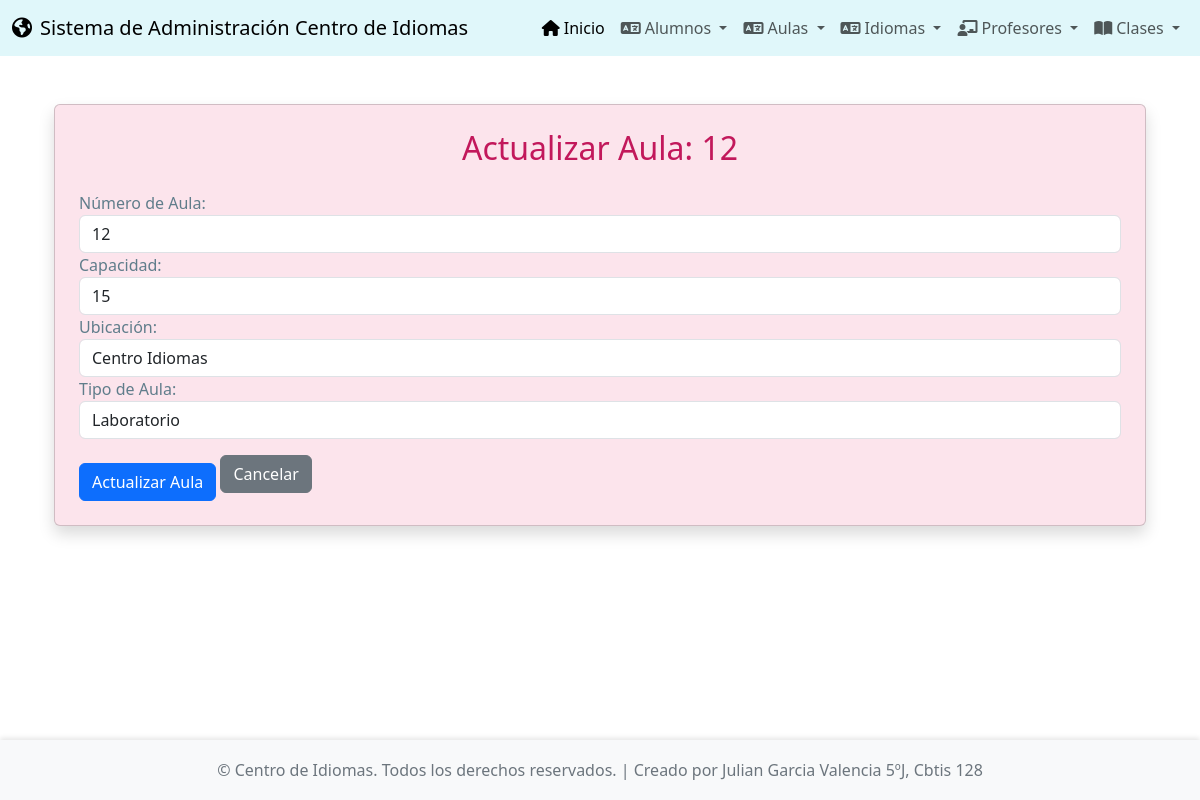
The page /aulas/actualizar/1/ on the database its author committed.
### app_Centro_Idiomas/models.py (models this page shows, shortened)
class Aulas(models.Model):
    numero_aula = models.CharField(max_length=10, unique=True)
    capacidad = models.IntegerField()
    ubicacion = models.CharField(max_length=100, blank=True, null=True)
    tipo_aula = models.CharField(max_length=50, blank=True, null=True) # Ej: "Laboratorio", "Teoría", "Seminario"

### app_Centro_Idiomas/views.py (the view)
# urls.py: path('aulas/actualizar/<int:pk>/', views.actualizar_aula, name='actualizar_aula'),
def actualizar_aula(request, pk):
    aula = get_object_or_404(Aulas, pk=pk)
    return render(request, 'aulas/actualizar_aula.html', {'aula': aula})

### app_Centro_Idiomas/templates/aulas/actualizar_aula.html (shortened to what this page needs)
{% extends 'base.html' %}
{% block content %}
<div class="container mt-4">
    <div class="card shadow p-4" style="background-color: #fce4ec;">
        <h2 class="card-title text-center mb-4" style="color: #c2185b;">Actualizar Aula: {{ aula.numero_aula }}</h2>
        <form method="post" action="{% url 'realizar_actualizacion_aula' aula.pk %}">
            <div class="form-group">
                <label for="numero_aula" style="color: #607d8b;">Número de Aula:</label>
                <input type="text" class="form-control" id="numero_aula" name="numero_aula" value="{{ aula.numero_aula }}" required>
            </div>
            <div class="form-group">
                <label for="capacidad" style="color: #607d8b;">Capacidad:</label>
                <input type="number" class="form-control" id="capacidad" name="capacidad" value="{{ aula.capacidad }}" required min="1">
            </div>
            <div class="form-group">
                <label for="ubicacion" style="color: #607d8b;">Ubicación:</label>
                <input type="text" class="form-control" id="ubicacion" name="ubicacion" value="{{ aula.ubicacion|default_if_none:"" }}">
            </div>
            <div class="form-group">
                <label for="tipo_aula" style="color: #607d8b;">Tipo de Aula:</label>
                <input type="text" class="form-control" id="tipo_aula" name="tipo_aula" value="{{ aula.tipo_aula|default_if_none:"" }}">
            </div>
            <button type="submit" class="btn btn-primary btn-block mt-4">Actualizar Aula</button>
            <a href="{% url 'ver_aulas' %}" class="btn btn-secondary btn-block mt-2">Cancelar</a>
        </form>
    </div>
</div>
{% endblock %}

### app_Centro_Idiomas/templates/base.html (style rules this page uses)
body { display: flex; flex-direction: column; min-height: 100vh; }

### rows shown on the page
Aulas: numero_aula "12", capacidad "15", ubicacion "Centro Idiomas", tipo_aula "Laboratorio"
